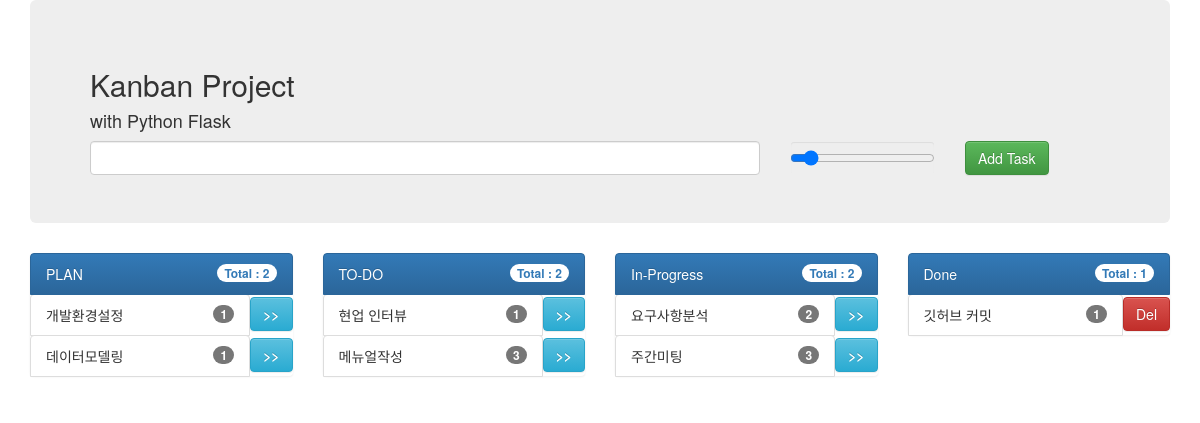
The page /kanban/list on the database its author committed.
### kanban/task_models.py (models this page shows)
class Task(db.Model):
    id = db.Column(db.Integer, primary_key=True)
    status = db.Column(db.String(200), nullable=False, default="PLAN")
    priority = db.Column(db.Integer, nullable=False, default=1)
    contents = db.Column(db.Text(), nullable=False)

### kanban/kanban_views.py (the view)
@bp.route('/')
@bp.route('/list')
def _list():
    task_list = Task.query.all()
    data_list = tasks_schema.dump(task_list)
    plan = []
    todo = []
    inPr = []
    done = []
    for data in data_list:
        if data['status'] == 'PLAN':
            plan.append(data)
        elif data['status'] == 'TO-DO':
            todo.append(data)
        elif data['status'] == 'In-Progress':
            inPr.append(data)
        else:
            done.append(data)
    plan.sort(key=lambda r: r['priority'])
    todo.sort(key=lambda r: r['priority'])
    inPr.sort(key=lambda r: r['priority'])
    done.sort(key=lambda r: r['priority'])
    return render_template('kanban.html', planTasks=plan, todoTasks=todo, inPrTasks=inPr, doneTasks=done)

### kanban/templates/kanban.html (shortened to what this page needs)
<!DOCTYPE html>
<html>
<head>
<link rel="stylesheet" href="https://netdna.bootstrapcdn.com/bootstrap/3.0.0/css/bootstrap.min.css">
<link rel="stylesheet" href="https://netdna.bootstrapcdn.com/bootstrap/3.0.0/css/bootstrap-theme.min.css">
</head>
<body>
	<div class="container">
		<div class="jumbotron">
			<h2>Kanban Project</h2>
			<h4>with Python Flask</h4>
			<form action="{{ url_for('kanban.create') }}" method="post">
				<div class="row g-3">
					<div class="col-sm-8">
						<input type="text" name="contents" class="form-control" required>
					</div>
					<div class="col-sm-2">
						<input type="range" name="priority" class="form-control" min="1" max="3" value="1" />
					</div>
					<div class="col-sm-2">
						<button type="submit" class="btn btn-success">Add Task</button>
					</div>
				</div>
			</form>
		</div>
		<div class="row">
			<div class="col-lg-3">
				<ul class="list-group">
					<li class="list-group-item active">PLAN<span class="badge">Total : {{ planTasks | length }}</span></li>
                    {% for task in planTasks %}
					<div class="input-group">
						<li class="list-group-item">{{ task.contents }}<span class="badge">{{ task.priority }}</span></li>
						<div class="input-group-btn">
							<form action="{{ url_for('kanban.modify', task_id=task.id) }}" method="post">
								<button type="submit" name="contents" value="{{ task.contents }}" class="btn btn-info">
									<strong>>></strong>
								</button>
							</form>
						</div>
					</div>
					{% endfor %}
				</ul>
			</div>
			<div class="col-lg-3">
				<ul class="list-group">
					<li class="list-group-item active">TO-DO<span class="badge">Total : {{ todoTasks | length }}</span></li>
                    {% for task in todoTasks %}
					<div class="input-group">
						<li class="list-group-item">{{ task.contents }}<span class="badge">{{ task.priority }}</span></li>
						<div class="input-group-btn">
							<form action="{{ url_for('kanban.modify', task_id=task.id) }}" method="post">
								<button type="submit" name="contents" value="{{ task.contents }}" class="btn btn-info">
									<strong>>></strong>
								</button>
							</form>
						</div>
					</div>
					{% endfor %}
				</ul>
			</div>
			<div class="col-lg-3">
				<ul class="list-group">
					<li class="list-group-item active">In-Progress<span class="badge">Total : {{ inPrTasks | length }}</span></li>
                    {% for task in inPrTasks %}
					<div class="input-group">
						<li class="list-group-item">{{ task.contents }}<span class="badge">{{ task.priority }}</span></li>
						<div class="input-group-btn">
							<form action="{{ url_for('kanban.modify', task_id=task.id) }}" method="post">
								<button type="submit" name="contents" value="{{ task.contents }}" class="btn btn-info">
									<strong>>></strong>
								</button>
							</form>
						</div>
					</div>
					{% endfor %}
				</ul>
			</div>
			<div class="col-lg-3">
				<ul class="list-group">
					<li class="list-group-item active">Done<span class="badge">Total : {{ doneTasks | length }}</span></li>
                    {% for task in doneTasks %}
					<div class="input-group">
						<li class="list-group-item">{{ task.contents }}<span class="badge">{{ task.priority }}</span></li>
						<div class="input-group-btn">
							<form action="{{ url_for('kanban.remove', task_id=task.id) }}" method="post">
								<button type="submit" name="contents" value="{{ task.contents }}" class="btn btn-danger">Del</button>
							</form>
						</div>
					</div>
					{% endfor %}
				</ul>
			</div>
		</div>
	</div>
</body>
</html>

### rows shown on the page
Task: contents "개발환경설정", priority "1"
Task: contents "데이터모델링", priority "1"
Task: contents "현업 인터뷰", priority "1"
Task: contents "메뉴얼작성", priority "3"
Task: contents "요구사항분석", priority "2"
Task: contents "주간미팅", priority "3"
Task: contents "깃허브 커밋", priority "1"

### other values the page prints
{{ planTasks | length }} "2"
{{ todoTasks | length }} "2"
{{ inPrTasks | length }} "2"
{{ doneTasks | length }} "1"
